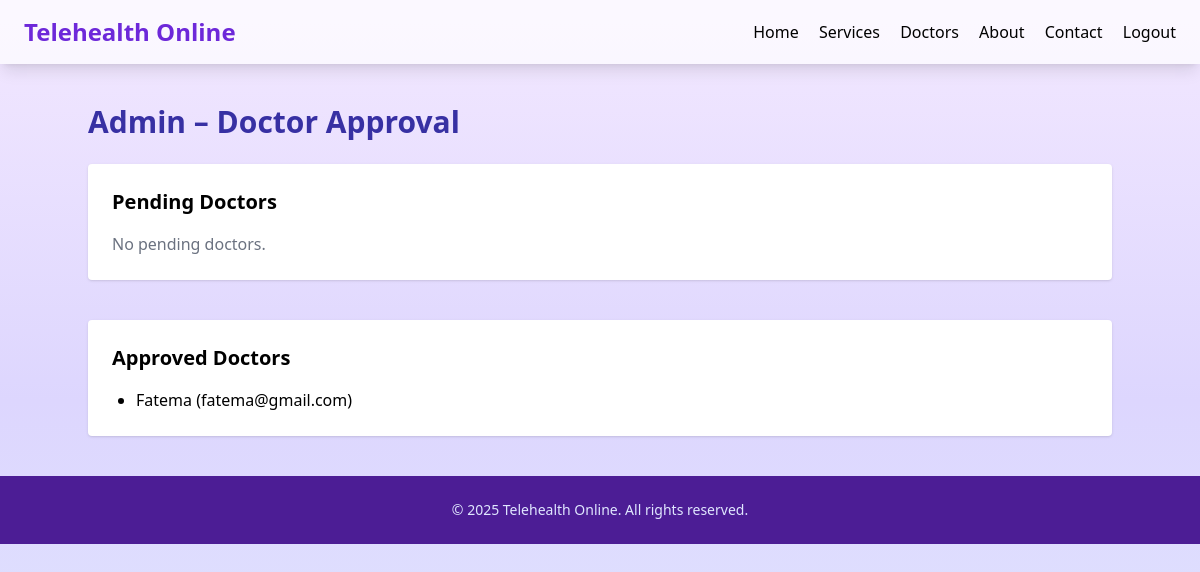
/dashboard/admin/ (signed in), run on an earlier commit of the app's database.
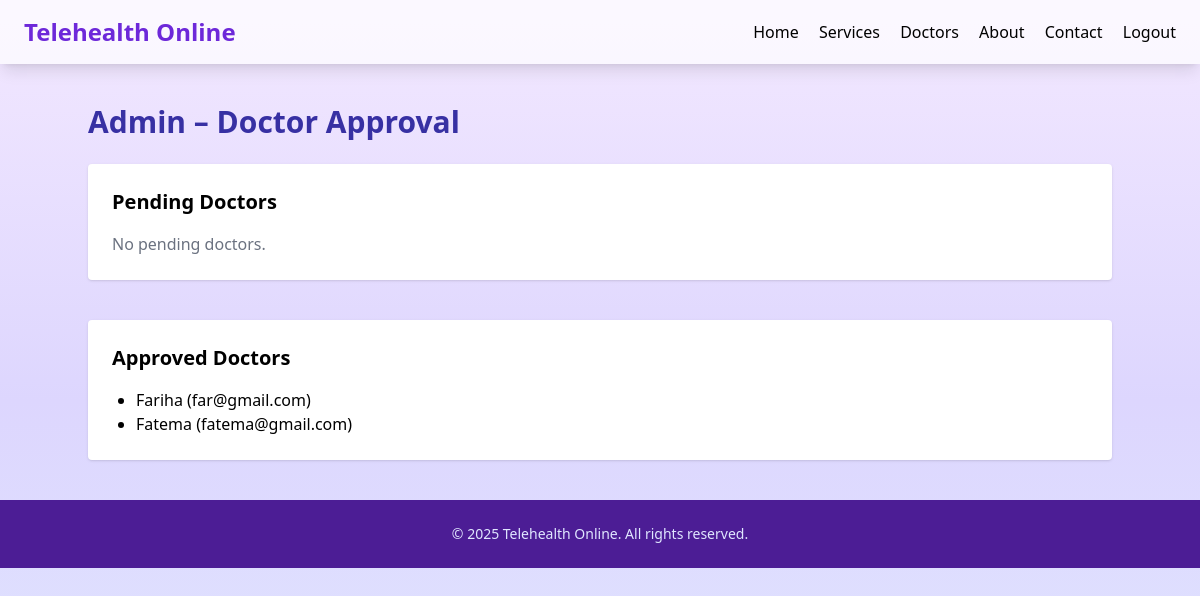
And on a later commit of the database.
### accounts/models.py (models this page shows, shortened)
class User(AbstractUser):
    ROLE_CHOICES = (
        ('admin', 'Admin'),
        ('doctor', 'Doctor'),
        ('patient', 'Patient'),
    )
    role = models.CharField(
        max_length=10,
        choices=ROLE_CHOICES,
        default='patient'
    )
    is_approved = models.BooleanField(default=False)

### accounts/views.py (the view)
# urls.py: path('dashboard/admin/', views.admin_dashboard, name='admin_dashboard'),
@staff_member_required
def admin_dashboard(request):
    pending_doctors = User.objects.filter(role='doctor', is_approved=False)
    approved_doctors = User.objects.filter(role='doctor', is_approved=True)
    return render(request, 'dashboards/admin.html', {
        'pending_doctors': pending_doctors,
        'approved_doctors': approved_doctors
    })

### templates/dashboards/admin.html (shortened to what this page needs)
{% extends "base.html" %}
{% block content %}
<div class="max-w-5xl mx-auto mt-10">
  <h1 class="text-3xl font-bold text-indigo-800 mb-6">
    Admin – Doctor Approval
  </h1>
  <div class="bg-white shadow rounded p-6 mb-10">
    <h2 class="text-xl font-semibold mb-4">Pending Doctors</h2>
    {% if pending_doctors %}
      <table class="w-full">
        <tr class="border-b text-left">
          <th>Username</th>
          <th>Email</th>
          <th>Action</th>
        </tr>
        {% for d in pending_doctors %}
        <tr class="border-b">
          <td>{{ d.username }}</td>
          <td>{{ d.email }}</td>
          <td>
            <a href="{% url 'approve_doctor' d.id %}"
               class="bg-green-500 text-white px-3 py-1 rounded">
              Approve
            </a>
          </td>
        </tr>
        {% endfor %}
      </table>
    {% else %}
      <p class="text-gray-500">No pending doctors.</p>
    {% endif %}
  </div>
  <div class="bg-white shadow rounded p-6">
    <h2 class="text-xl font-semibold mb-4">Approved Doctors</h2>
    <ul class="list-disc pl-6">
      {% for d in approved_doctors %}
        <li>{{ d.username }} ({{ d.email }})</li>
      {% empty %}
        <li>No approved doctors yet.</li>
      {% endfor %}
    </ul>
  </div>
</div>
{% endblock %}

What changed in the data, as far as the page shows it:
now on this page (row edited): User: username "Fariha", email "far@gmail.com"
